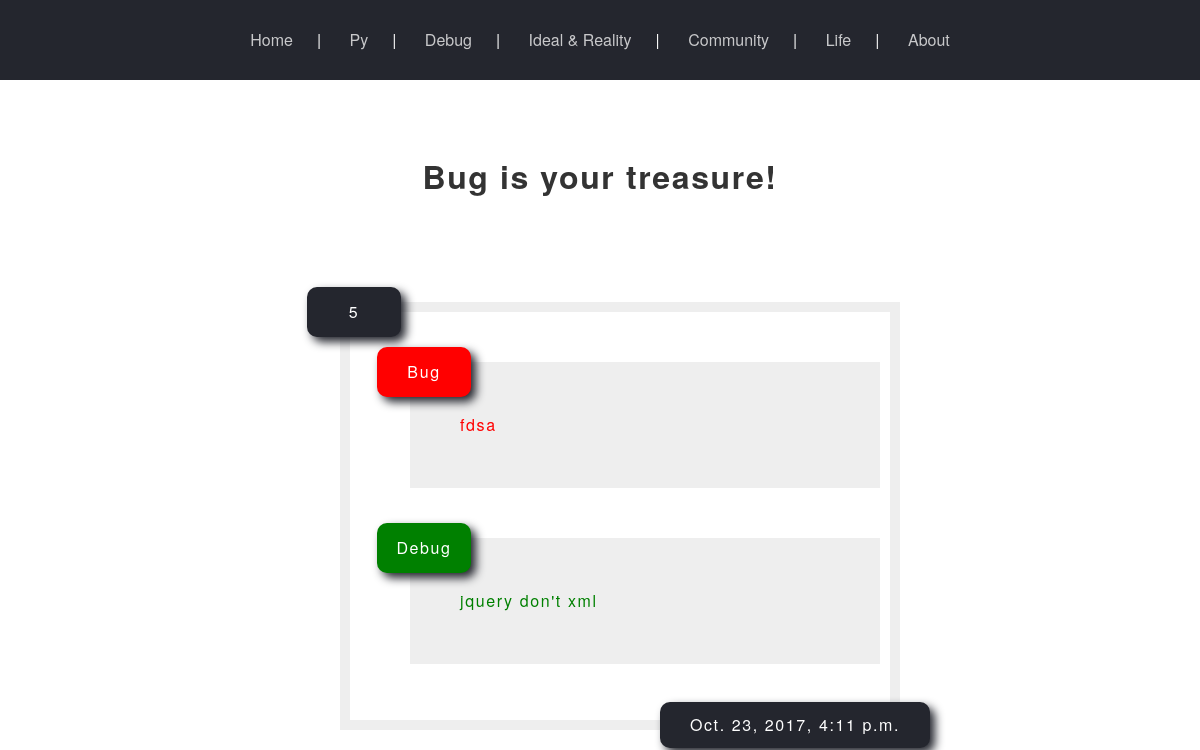
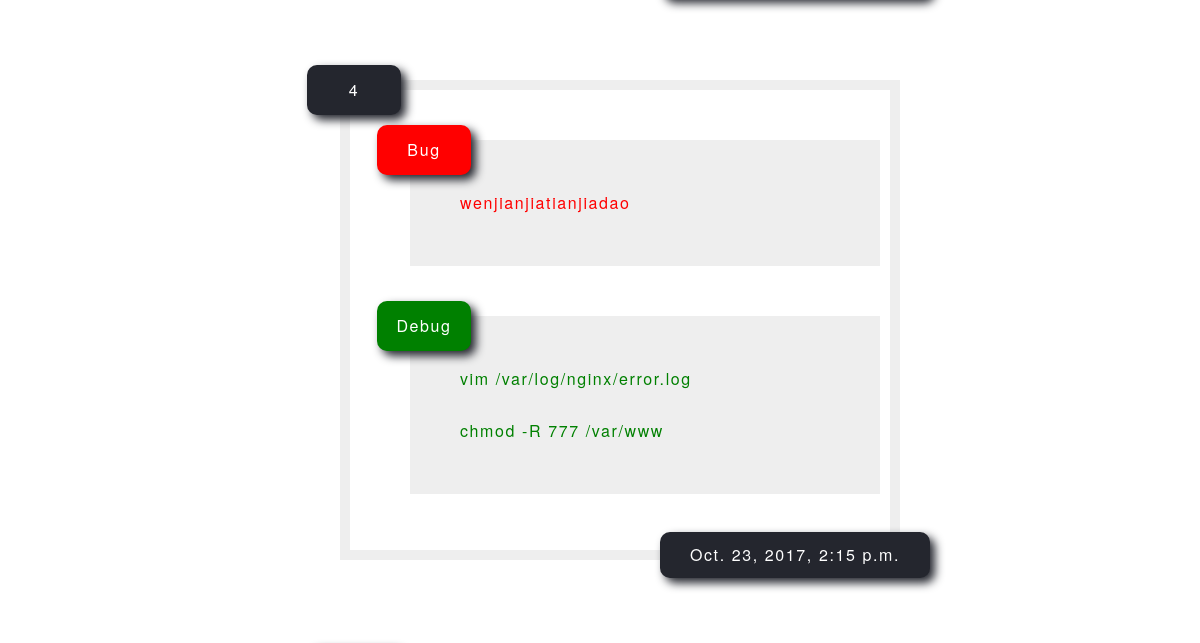
Before: /debug/ (upper part) with the older database file (2 pictures, top to bottom).
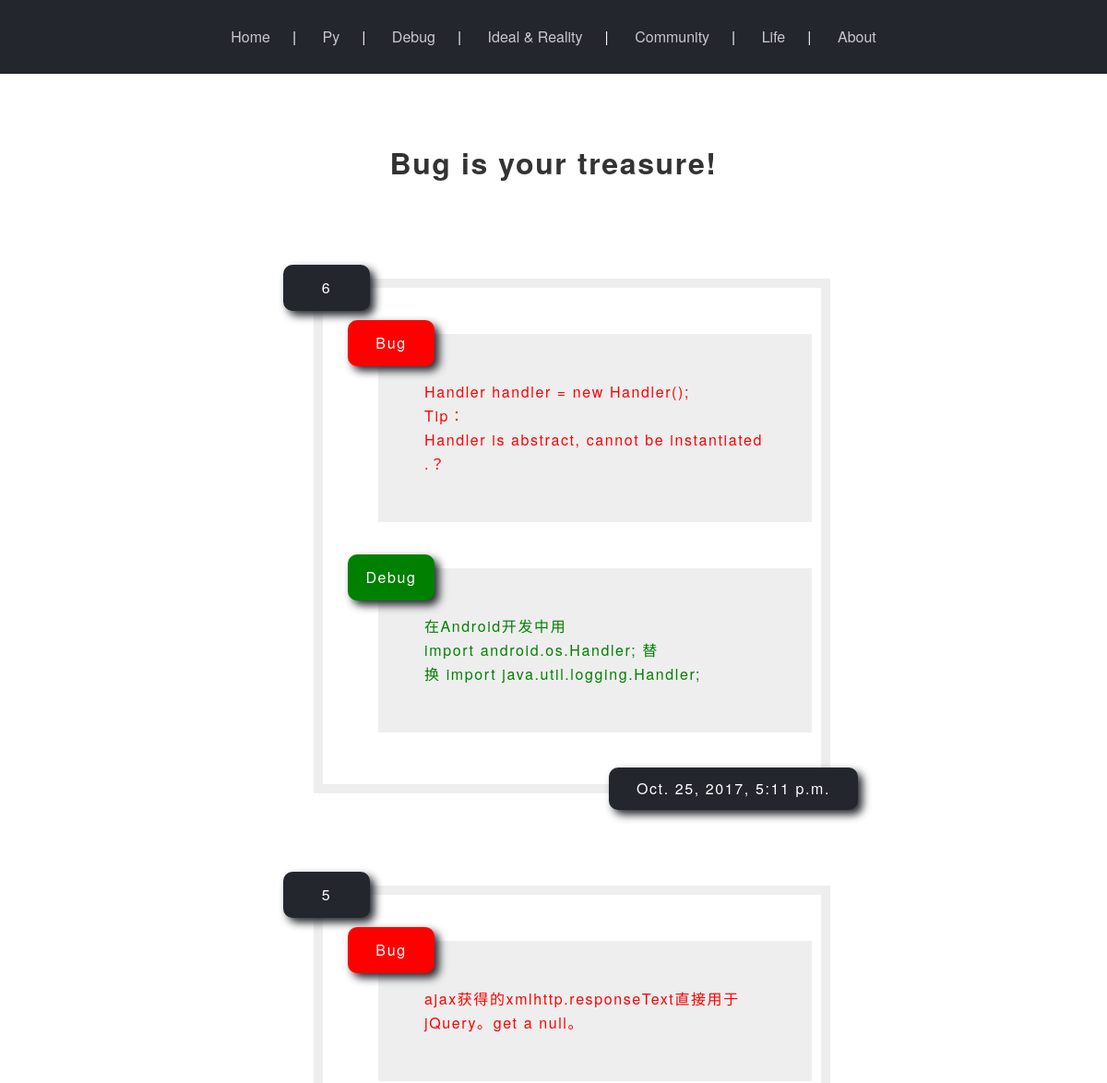
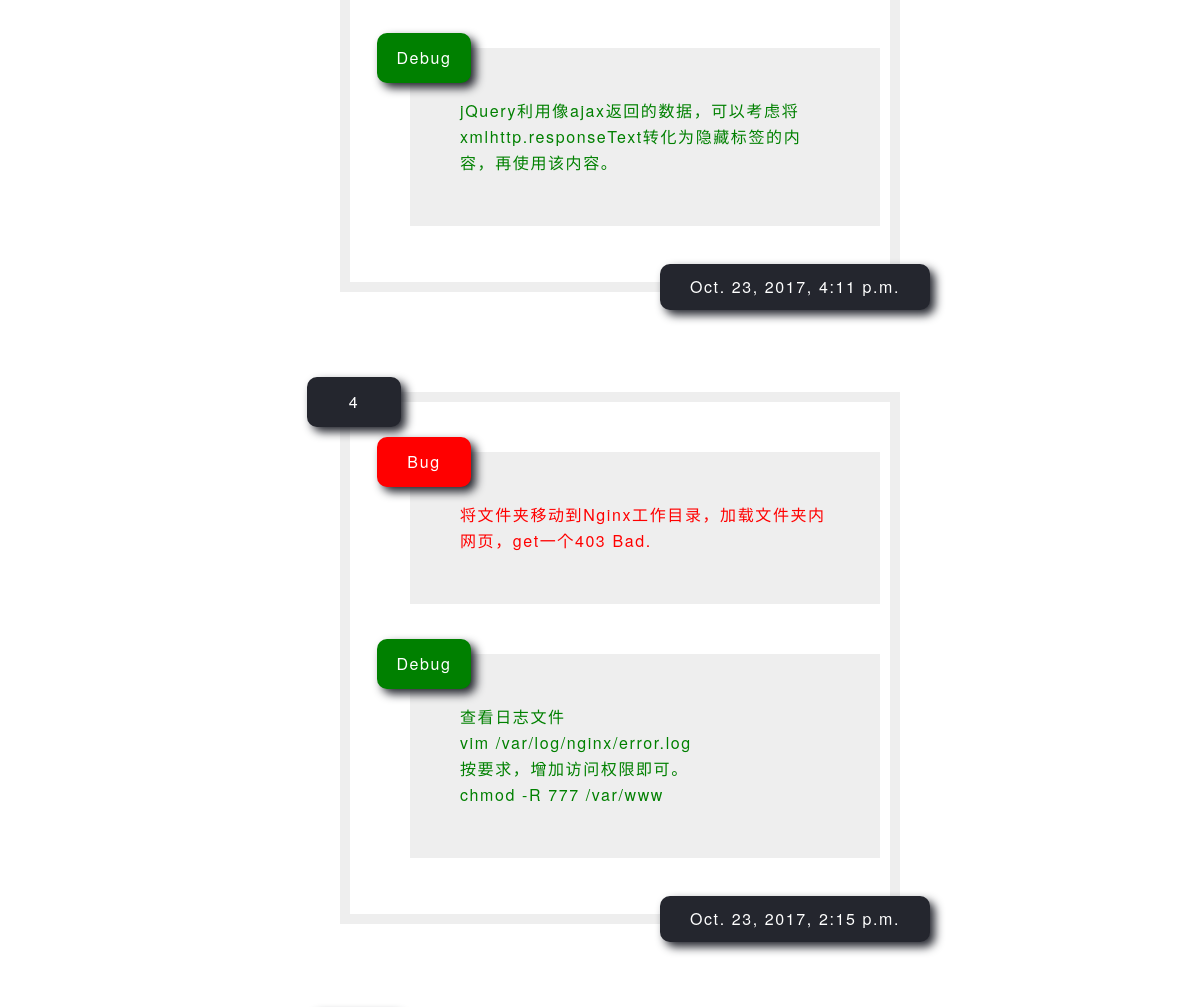
After: the same page with the newer database file (2 pictures, top to bottom).
### blog/models.py (models this page shows)
class Debug(models.Model):
	bug = models.TextField()
	env = models.CharField(max_length = 150)
	timestamp = models.DateTimeField()
	debug = models.TextField(blank=True)

### blog/views.py (the view)
# urls.py: url(r'^debug/$',debug),
def debug(request):
	debug_list = Debug.objects.order_by('-timestamp')#按时间戳排序
	for n in range(len(debug_list)):
		debug_list[n].bug = debug_list[n].bug.replace('\n','<br>')
		debug_list[n].bug = debug_list[n].bug.replace(' ','&nbsp;')
		debug_list[n].debug = debug_list[n].debug.replace('\n','<br>')
		debug_list[n].debug = debug_list[n].debug.replace(' ','&nbsp')
	return render_to_response('debug.html',{'debug_list' : debug_list})

### blog/templates/debug.html (shortened to what this page needs)
{% include 'head.html' %}
	<div id='main'>
		<div id='page'>
<h1 style='text-align:center;'>Bug is your treasure!</h1>
<ul>
{% for debug in debug_list %}
	<li>
		<div class='tip' style='background: #24262e;'>{{ forloop.revcounter }}</div>
		<ul class='log'>
			<li>
				<div class='tip'>Bug</div>
				<div class='left'>{{ debug.bug | safe }}</div>
			</li>
			<li>
				<div class='tip' style='background: green;'>Debug</div>
				<div class='right'>{{ debug.debug | safe }}</div>
			</li>
			<li class='time'>{{ debug.timestamp }}</li>
		</ul>
	</li>
{% endfor %}
</ul>
		</div>
	</div>

Changed rows visible on the page:
added Debug: bug "Handler handler = new Handler(); Tip：Handler is abstract, cannot be instantiated.？", debug "在Android开发中用import android.os.Handler; 替换 import java.util.logging.Handler;", timestamp "Oct. 25, 2017, 5:11 p.m."
changed Debug: bug "fdsa" → "ajax获得的xmlhttp.responseText直接用于jQuery。get a null。"; debug "jquery don't xml" → "jQuery利用像ajax返回的数据，可以考虑将xmlhttp.responseText转化为隐藏标签的内容，再使用该内容。"
changed Debug: bug "wenjianjiatianjiadao" → "将文件夹移动到Nginx工作目录，加载文件夹内网页，get一个403 Bad."; debug "vim /var/log/nginx/error.log chmod -R 777 /var/www" → "查看日志文件 vim /var/log/nginx/error.log 按要求，增加访问权限即可。 chmod -R 777 /var/www"
